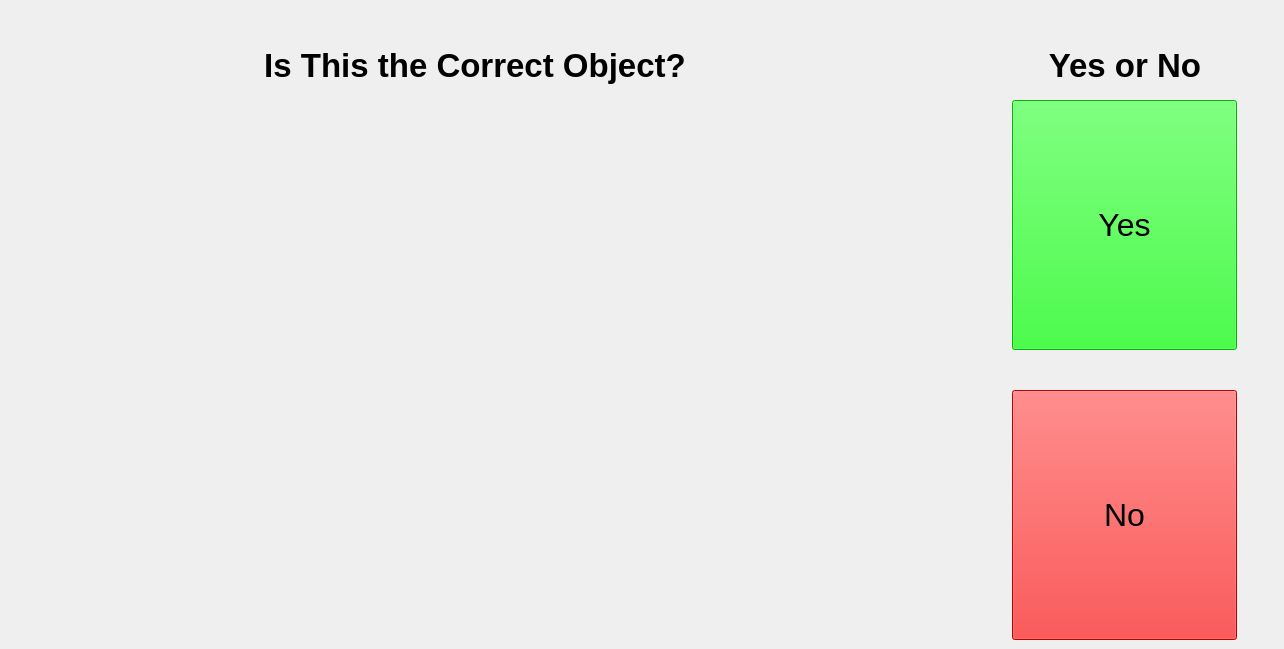
    <widget class="QWidget" name="page_3">
     <property name="enabled">
      <bool>true</bool>
     </property>
     <widget class="QLabel" name="DisplayImage">
      <property name="enabled">
       <bool>true</bool>
      </property>
      <property name="geometry">
       <rect>
        <x>10</x>
        <y>100</y>
        <width>960</width>
        <height>540</height>
       </rect>
      </property>
      <property name="frameShape">
       <enum>QFrame::NoFrame</enum>
      </property>
      <property name="text">
       <string/>
      </property>
      <property name="pixmap">
       <pixmap>../../stretch_uml/src/stretch_uml/loading_icon.png</pixmap>
      </property>
      <property name="scaledContents">
       <bool>true</bool>
      </property>
     </widget>
     <widget class="QLabel" name="InstructionLabelPage3">
      <property name="geometry">
       <rect>
        <x>200</x>
        <y>40</y>
        <width>550</width>
        <height>50</height>
       </rect>
      </property>
      <property name="palette">
       <palette>
        <active>
         <colorrole role="Button">
          <brush brushstyle="SolidPattern">
           <color alpha="255">
            <red>255</red>
            <green>255</green>
            <blue>255</blue>
           </color>
          </brush>
         </colorrole>
         <colorrole role="Midlight">
          <brush brushstyle="SolidPattern">
           <color alpha="255">
            <red>255</red>
            <green>255</green>
            <blue>255</blue>
           </color>
          </brush>
         </colorrole>
         <colorrole role="Dark">
          <brush brushstyle="SolidPattern">
           <color alpha="255">
            <red>127</red>
            <green>127</green>
            <blue>127</blue>
           </color>
          </brush>
         </colorrole>
         <colorrole role="Mid">
          <brush brushstyle="SolidPattern">
           <color alpha="255">
            <red>170</red>
            <green>170</green>
            <blue>170</blue>
           </color>
          </brush>
         </colorrole>
         <colorrole role="Window">
          <brush brushstyle="SolidPattern">
           <color alpha="255">
            <red>255</red>
            <green>255</green>
            <blue>255</blue>
           </color>
          </brush>
         </colorrole>
         <colorrole role="Shadow">
          <brush brushstyle="SolidPattern">
           <color alpha="255">
            <red>0</red>
            <green>0</green>
            <blue>0</blue>
           </color>
          </brush>
         </colorrole>
         <colorrole role="AlternateBase">
          <brush brushstyle="SolidPattern">
           <color alpha="255">
            <red>255</red>
            <green>255</green>
            <blue>255</blue>
           </color>
          </brush>
         </colorrole>
        </active>
        <inactive>
         <colorrole role="Button">
          <brush brushstyle="SolidPattern">
           <color alpha="255">
            <red>255</red>
            <green>255</green>
            <blue>255</blue>
           </color>
          </brush>
         </colorrole>
         <colorrole role="Midlight">
          <brush brushstyle="SolidPattern">
           <color alpha="255">
            <red>255</red>
            <green>255</green>
            <blue>255</blue>
           </color>
          </brush>
         </colorrole>
         <colorrole role="Dark">
          <brush brushstyle="SolidPattern">
           <color alpha="255">
            <red>127</red>
            <green>127</green>
            <blue>127</blue>
           </color>
          </brush>
         </colorrole>
         <colorrole role="Mid">
          <brush brushstyle="SolidPattern">
           <color alpha="255">
            <red>170</red>
            <green>170</green>
            <blue>170</blue>
           </color>
          </brush>
         </colorrole>
         <colorrole role="Window">
          <brush brushstyle="SolidPattern">
           <color alpha="255">
            <red>255</red>
            <green>255</green>
            <blue>255</blue>
           </color>
          </brush>
         </colorrole>
         <colorrole role="Shadow">
          <brush brushstyle="SolidPattern">
           <color alpha="255">
            <red>0</red>
            <green>0</green>
            <blue>0</blue>
           </color>
          </brush>
         </colorrole>
         <colorrole role="AlternateBase">
          <brush brushstyle="SolidPattern">
           <color alpha="255">
            <red>255</red>
            <green>255</green>
            <blue>255</blue>
           </color>
          </brush>
         </colorrole>
        </inactive>
        <disabled>
         <colorrole role="Button">
          <brush brushstyle="SolidPattern">
           <color alpha="255">
            <red>255</red>
            <green>255</green>
            <blue>255</blue>
           </color>
          </brush>
         </colorrole>
         <colorrole role="Midlight">
          <brush brushstyle="SolidPattern">
           <color alpha="255">
            <red>255</red>
            <green>255</green>
            <blue>255</blue>
           </color>
          </brush>
         </colorrole>
         <colorrole role="Dark">
          <brush brushstyle="SolidPattern">
           <color alpha="255">
            <red>127</red>
            <green>127</green>
            <blue>127</blue>
           </color>
          </brush>
         </colorrole>
         <colorrole role="Mid">
          <brush brushstyle="SolidPattern">
           <color alpha="255">
            <red>170</red>
            <green>170</green>
            <blue>170</blue>
           </color>
          </brush>
         </colorrole>
         <colorrole role="Window">
          <brush brushstyle="SolidPattern">
           <color alpha="255">
            <red>255</red>
            <green>255</green>
            <blue>255</blue>
           </color>
          </brush>
         </colorrole>
         <colorrole role="Shadow">
          <brush brushstyle="SolidPattern">
           <color alpha="255">
            <red>0</red>
            <green>0</green>
            <blue>0</blue>
           </color>
          </brush>
         </colorrole>
         <colorrole role="AlternateBase">
          <brush brushstyle="SolidPattern">
           <color alpha="255">
            <red>255</red>
            <green>255</green>
            <blue>255</blue>
           </color>
          </brush>
         </colorrole>
        </disabled>
       </palette>
      </property>
      <property name="font">
       <font>
        <pointsize>25</pointsize>
        <bold>true</bold>
       </font>
      </property>
      <property name="frameShape">
       <enum>QFrame::NoFrame</enum>
      </property>
      <property name="text">
       <string>Is This the Correct Object?</string>
      </property>
      <property name="scaledContents">
       <bool>false</bool>
      </property>
      <property name="alignment">
       <set>Qt::AlignCenter</set>
      </property>
     </widget>
     <widget class="QPushButton" name="ConfirmButtonYes">
      <property name="enabled">
       <bool>true</bool>
      </property>
      <property name="geometry">
       <rect>
        <x>1012</x>
        <y>100</y>
        <width>225</width>
        <height>250</height>
       </rect>
      </property>
      <property name="palette">
       <palette>
        <active>
         <colorrole role="Button">
          <brush brushstyle="SolidPattern">
           <color alpha="255">
            <red>0</red>
            <green>255</green>
            <blue>0</blue>
           </color>
          </brush>
         </colorrole>
         <colorrole role="Light">
          <brush brushstyle="SolidPattern">
           <color alpha="255">
            <red>127</red>
            <green>255</green>
            <blue>127</blue>
           </color>
          </brush>
         </colorrole>
         <colorrole role="Midlight">
          <brush brushstyle="SolidPattern">
           <color alpha="255">
            <red>63</red>
            <green>255</green>
            <blue>63</blue>
           </color>
          </brush>
         </colorrole>
         <colorrole role="Dark">
          <brush brushstyle="SolidPattern">
           <color alpha="255">
            <red>0</red>
            <green>127</green>
            <blue>0</blue>
           </color>
          </brush>
         </colorrole>
         <colorrole role="Mid">
          <brush brushstyle="SolidPattern">
           <color alpha="255">
            <red>0</red>
            <green>170</green>
            <blue>0</blue>
           </color>
          </brush>
         </colorrole>
         <colorrole role="Window">
          <brush brushstyle="SolidPattern">
           <color alpha="255">
            <red>0</red>
            <green>255</green>
            <blue>0</blue>
           </color>
          </brush>
         </colorrole>
         <colorrole role="Shadow">
          <brush brushstyle="SolidPattern">
           <color alpha="255">
            <red>0</red>
            <green>0</green>
            <blue>0</blue>
           </color>
          </brush>
         </colorrole>
         <colorrole role="AlternateBase">
          <brush brushstyle="SolidPattern">
           <color alpha="255">
            <red>127</red>
            <green>255</green>
            <blue>127</blue>
           </color>
          </brush>
         </colorrole>
        </active>
        <inactive>
         <colorrole role="Button">
          <brush brushstyle="SolidPattern">
           <color alpha="255">
            <red>0</red>
            <green>255</green>
            <blue>0</blue>
           </color>
          </brush>
         </colorrole>
         <colorrole role="Light">
          <brush brushstyle="SolidPattern">
           <color alpha="255">
            <red>127</red>
            <green>255</green>
            <blue>127</blue>
           </color>
          </brush>
         </colorrole>
         <colorrole role="Midlight">
          <brush brushstyle="SolidPattern">
           <color alpha="255">
            <red>63</red>
            <green>255</green>
            <blue>63</blue>
           </color>
          </brush>
         </colorrole>
         <colorrole role="Dark">
          <brush brushstyle="SolidPattern">
           <color alpha="255">
            <red>0</red>
            <green>127</green>
            <blue>0</blue>
           </color>
          </brush>
         </colorrole>
         <colorrole role="Mid">
          <brush brushstyle="SolidPattern">
           <color alpha="255">
            <red>0</red>
            <green>170</green>
            <blue>0</blue>
           </color>
          </brush>
         </colorrole>
         <colorrole role="Window">
          <brush brushstyle="SolidPattern">
           <color alpha="255">
            <red>0</red>
            <green>255</green>
            <blue>0</blue>
           </color>
          </brush>
         </colorrole>
         <colorrole role="Shadow">
          <brush brushstyle="SolidPattern">
           <color alpha="255">
            <red>0</red>
            <green>0</green>
            <blue>0</blue>
           </color>
          </brush>
         </colorrole>
         <colorrole role="AlternateBase">
          <brush brushstyle="SolidPattern">
           <color alpha="255">
            <red>127</red>
            <green>255</green>
            <blue>127</blue>
           </color>
          </brush>
         </colorrole>
        </inactive>
        <disabled>
         <colorrole role="Button">
          <brush brushstyle="SolidPattern">
           <color alpha="255">
            <red>0</red>
            <green>255</green>
            <blue>0</blue>
           </color>
          </brush>
         </colorrole>
         <colorrole role="Light">
          <brush brushstyle="SolidPattern">
           <color alpha="255">
            <red>127</red>
            <green>255</green>
            <blue>127</blue>
           </color>
          </brush>
         </colorrole>
         <colorrole role="Midlight">
          <brush brushstyle="SolidPattern">
           <color alpha="255">
            <red>63</red>
            <green>255</green>
            <blue>63</blue>
           </color>
          </brush>
         </colorrole>
         <colorrole role="Dark">
          <brush brushstyle="SolidPattern">
           <color alpha="255">
            <red>0</red>
            <green>127</green>
            <blue>0</blue>
           </color>
          </brush>
         </colorrole>
         <colorrole role="Mid">
          <brush brushstyle="SolidPattern">
           <color alpha="255">
            <red>0</red>
            <green>170</green>
            <blue>0</blue>
           </color>
          </brush>
         </colorrole>
         <colorrole role="Window">
          <brush brushstyle="SolidPattern">
           <color alpha="255">
            <red>0</red>
            <green>255</green>
            <blue>0</blue>
           </color>
          </brush>
         </colorrole>
         <colorrole role="Shadow">
          <brush brushstyle="SolidPattern">
           <color alpha="255">
            <red>0</red>
            <green>0</green>
            <blue>0</blue>
           </color>
          </brush>
         </colorrole>
         <colorrole role="AlternateBase">
          <brush brushstyle="SolidPattern">
           <color alpha="255">
            <red>0</red>
            <green>255</green>
            <blue>0</blue>
           </color>
          </brush>
         </colorrole>
        </disabled>
       </palette>
      </property>
      <property name="font">
       <font>
        <pointsize>24</pointsize>
       </font>
      </property>
      <property name="text">
       <string>Yes</string>
      </property>
     </widget>
     <widget class="QPushButton" name="ConfirmButtonNo">
      <property name="geometry">
       <rect>
        <x>1012</x>
        <y>390</y>
        <width>225</width>
        <height>250</height>
       </rect>
      </property>
      <property name="palette">
       <palette>
        <active>
         <colorrole role="Button">
          <brush brushstyle="SolidPattern">
           <color alpha="255">
            <red>255</red>
            <green>0</green>
            <blue>0</blue>
           </color>
          </brush>
         </colorrole>
         <colorrole role="Light">
          <brush brushstyle="SolidPattern">
           <color alpha="255">
            <red>255</red>
            <green>127</green>
            <blue>127</blue>
           </color>
          </brush>
         </colorrole>
         <colorrole role="Midlight">
          <brush brushstyle="SolidPattern">
           <color alpha="255">
            <red>255</red>
            <green>63</green>
            <blue>63</blue>
           </color>
          </brush>
         </colorrole>
         <colorrole role="Dark">
          <brush brushstyle="SolidPattern">
           <color alpha="255">
            <red>127</red>
            <green>0</green>
            <blue>0</blue>
           </color>
          </brush>
         </colorrole>
         <colorrole role="Mid">
          <brush brushstyle="SolidPattern">
           <color alpha="255">
            <red>170</red>
            <green>0</green>
            <blue>0</blue>
           </color>
          </brush>
         </colorrole>
         <colorrole role="Window">
          <brush brushstyle="SolidPattern">
           <color alpha="255">
            <red>255</red>
            <green>0</green>
            <blue>0</blue>
           </color>
          </brush>
         </colorrole>
         <colorrole role="Shadow">
          <brush brushstyle="SolidPattern">
           <color alpha="255">
            <red>0</red>
            <green>0</green>
            <blue>0</blue>
           </color>
          </brush>
         </colorrole>
         <colorrole role="AlternateBase">
          <brush brushstyle="SolidPattern">
           <color alpha="255">
            <red>255</red>
            <green>127</green>
            <blue>127</blue>
           </color>
          </brush>
         </colorrole>
        </active>
        <inactive>
         <colorrole role="Button">
          <brush brushstyle="SolidPattern">
           <color alpha="255">
            <red>255</red>
            <green>0</green>
            <blue>0</blue>
           </color>
          </brush>
         </colorrole>
         <colorrole role="Light">
          <brush brushstyle="SolidPattern">
           <color alpha="255">
            <red>255</red>
            <green>127</green>
            <blue>127</blue>
           </color>
          </brush>
         </colorrole>
         <colorrole role="Midlight">
          <brush brushstyle="SolidPattern">
           <color alpha="255">
            <red>255</red>
            <green>63</green>
            <blue>63</blue>
           </color>
          </brush>
         </colorrole>
         <colorrole role="Dark">
          <brush brushstyle="SolidPattern">
           <color alpha="255">
            <red>127</red>
            <green>0</green>
            <blue>0</blue>
           </color>
          </brush>
         </colorrole>
         <colorrole role="Mid">
          <brush brushstyle="SolidPattern">
           <color alpha="255">
            <red>170</red>
            <green>0</green>
            <blue>0</blue>
           </color>
          </brush>
         </colorrole>
         <colorrole role="Window">
          <brush brushstyle="SolidPattern">
           <color alpha="255">
            <red>255</red>
            <green>0</green>
            <blue>0</blue>
           </color>
          </brush>
         </colorrole>
         <colorrole role="Shadow">
          <brush brushstyle="SolidPattern">
           <color alpha="255">
            <red>0</red>
            <green>0</green>
            <blue>0</blue>
           </color>
          </brush>
         </colorrole>
         <colorrole role="AlternateBase">
          <brush brushstyle="SolidPattern">
           <color alpha="255">
            <red>255</red>
            <green>127</green>
            <blue>127</blue>
           </color>
          </brush>
         </colorrole>
        </inactive>
        <disabled>
         <colorrole role="Button">
          <brush brushstyle="SolidPattern">
           <color alpha="255">
            <red>255</red>
            <green>0</green>
            <blue>0</blue>
           </color>
          </brush>
         </colorrole>
         <colorrole role="Light">
          <brush brushstyle="SolidPattern">
           <color alpha="255">
            <red>255</red>
            <green>127</green>
            <blue>127</blue>
           </color>
          </brush>
         </colorrole>
         <colorrole role="Midlight">
          <brush brushstyle="SolidPattern">
           <color alpha="255">
            <red>255</red>
            <green>63</green>
            <blue>63</blue>
           </color>
          </brush>
         </colorrole>
         <colorrole role="Dark">
          <brush brushstyle="SolidPattern">
           <color alpha="255">
            <red>127</red>
            <green>0</green>
            <blue>0</blue>
           </color>
          </brush>
         </colorrole>
         <colorrole role="Mid">
          <brush brushstyle="SolidPattern">
           <color alpha="255">
            <red>170</red>
            <green>0</green>
            <blue>0</blue>
           </color>
          </brush>
         </colorrole>
         <colorrole role="Window">
          <brush brushstyle="SolidPattern">
           <color alpha="255">
            <red>255</red>
            <green>0</green>
            <blue>0</blue>
           </color>
          </brush>
         </colorrole>
         <colorrole role="Shadow">
          <brush brushstyle="SolidPattern">
           <color alpha="255">
            <red>0</red>
            <green>0</green>
            <blue>0</blue>
           </color>
          </brush>
         </colorrole>
         <colorrole role="AlternateBase">
          <brush brushstyle="SolidPattern">
           <color alpha="255">
            <red>255</red>
            <green>0</green>
            <blue>0</blue>
           </color>
          </brush>
         </colorrole>
        </disabled>
       </palette>
      </property>
      <property name="font">
       <font>
        <pointsize>24</pointsize>
       </font>
      </property>
      <property name="text">
       <string>No</string>
      </property>
      <property name="default">
       <bool>false</bool>
      </property>
     </widget>
     <widget class="QLabel" name="ConfirmLabel">
      <property name="geometry">
       <rect>
        <x>975</x>
        <y>40</y>
        <width>300</width>
        <height>50</height>
       </rect>
      </property>
      <property name="palette">
       <palette>
        <active>
         <colorrole role="Button">
          <brush brushstyle="SolidPattern">
           <color alpha="255">
            <red>255</red>
            <green>255</green>
            <blue>255</blue>
           </color>
          </brush>
         </colorrole>
         <colorrole role="Midlight">
          <brush brushstyle="SolidPattern">
           <color alpha="255">
            <red>255</red>
            <green>255</green>
            <blue>255</blue>
           </color>
          </brush>
         </colorrole>
         <colorrole role="Dark">
          <brush brushstyle="SolidPattern">
           <color alpha="255">
            <red>127</red>
            <green>127</green>
            <blue>127</blue>
           </color>
          </brush>
         </colorrole>
         <colorrole role="Mid">
          <brush brushstyle="SolidPattern">
           <color alpha="255">
            <red>170</red>
            <green>170</green>
            <blue>170</blue>
           </color>
          </brush>
         </colorrole>
         <colorrole role="Window">
          <brush brushstyle="SolidPattern">
           <color alpha="255">
            <red>255</red>
            <green>255</green>
            <blue>255</blue>
           </color>
          </brush>
         </colorrole>
         <colorrole role="Shadow">
          <brush brushstyle="SolidPattern">
           <color alpha="255">
            <red>0</red>
            <green>0</green>
            <blue>0</blue>
           </color>
          </brush>
         </colorrole>
         <colorrole role="AlternateBase">
          <brush brushstyle="SolidPattern">
           <color alpha="255">
            <red>255</red>
            <green>255</green>
            <blue>255</blue>
           </color>
          </brush>
         </colorrole>
        </active>
        <inactive>
         <colorrole role="Button">
          <brush brushstyle="SolidPattern">
           <color alpha="255">
            <red>255</red>
            <green>255</green>
            <blue>255</blue>
           </color>
          </brush>
         </colorrole>
         <colorrole role="Midlight">
          <brush brushstyle="SolidPattern">
           <color alpha="255">
            <red>255</red>
            <green>255</green>
            <blue>255</blue>
           </color>
          </brush>
         </colorrole>
         <colorrole role="Dark">
          <brush brushstyle="SolidPattern">
           <color alpha="255">
            <red>127</red>
            <green>127</green>
            <blue>127</blue>
           </color>
          </brush>
         </colorrole>
         <colorrole role="Mid">
          <brush brushstyle="SolidPattern">
           <color alpha="255">
            <red>170</red>
            <green>170</green>
            <blue>170</blue>
           </color>
          </brush>
         </colorrole>
         <colorrole role="Window">
          <brush brushstyle="SolidPattern">
           <color alpha="255">
            <red>255</red>
            <green>255</green>
            <blue>255</blue>
           </color>
          </brush>
         </colorrole>
         <colorrole role="Shadow">
          <brush brushstyle="SolidPattern">
           <color alpha="255">
            <red>0</red>
            <green>0</green>
            <blue>0</blue>
           </color>
          </brush>
         </colorrole>
         <colorrole role="AlternateBase">
          <brush brushstyle="SolidPattern">
           <color alpha="255">
            <red>255</red>
            <green>255</green>
            <blue>255</blue>
           </color>
          </brush>
         </colorrole>
        </inactive>
        <disabled>
         <colorrole role="Button">
          <brush brushstyle="SolidPattern">
           <color alpha="255">
            <red>255</red>
            <green>255</green>
            <blue>255</blue>
           </color>
          </brush>
         </colorrole>
         <colorrole role="Midlight">
          <brush brushstyle="SolidPattern">
           <color alpha="255">
            <red>255</red>
            <green>255</green>
            <blue>255</blue>
           </color>
          </brush>
         </colorrole>
         <colorrole role="Dark">
          <brush brushstyle="SolidPattern">
           <color alpha="255">
            <red>127</red>
            <green>127</green>
            <blue>127</blue>
           </color>
          </brush>
         </colorrole>
         <colorrole role="Mid">
          <brush brushstyle="SolidPattern">
           <color alpha="255">
            <red>170</red>
            <green>170</green>
            <blue>170</blue>
           </color>
          </brush>
         </colorrole>
         <colorrole role="Window">
          <brush brushstyle="SolidPattern">
           <color alpha="255">
            <red>255</red>
            <green>255</green>
            <blue>255</blue>
           </color>
          </brush>
         </colorrole>
         <colorrole role="Shadow">
          <brush brushstyle="SolidPattern">
           <color alpha="255">
            <red>0</red>
            <green>0</green>
            <blue>0</blue>
           </color>
          </brush>
         </colorrole>
         <colorrole role="AlternateBase">
          <brush brushstyle="SolidPattern">
           <color alpha="255">
            <red>255</red>
            <green>255</green>
            <blue>255</blue>
           </color>
          </brush>
         </colorrole>
        </disabled>
       </palette>
      </property>
      <property name="font">
       <font>
        <pointsize>25</pointsize>
        <bold>true</bold>
       </font>
      </property>
      <property name="text">
       <string>Yes or No</string>
      </property>
      <property name="scaledContents">
       <bool>false</bool>
      </property>
      <property name="alignment">
       <set>Qt::AlignCenter</set>
      </property>
     </widget>
    </widget>
